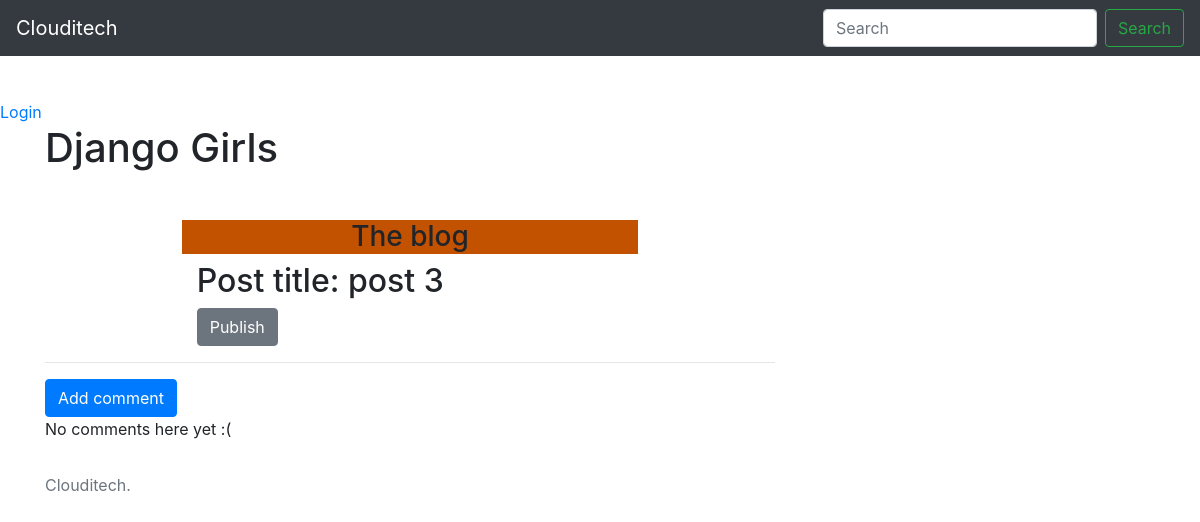
Before: /detail/31/ with the older database file.
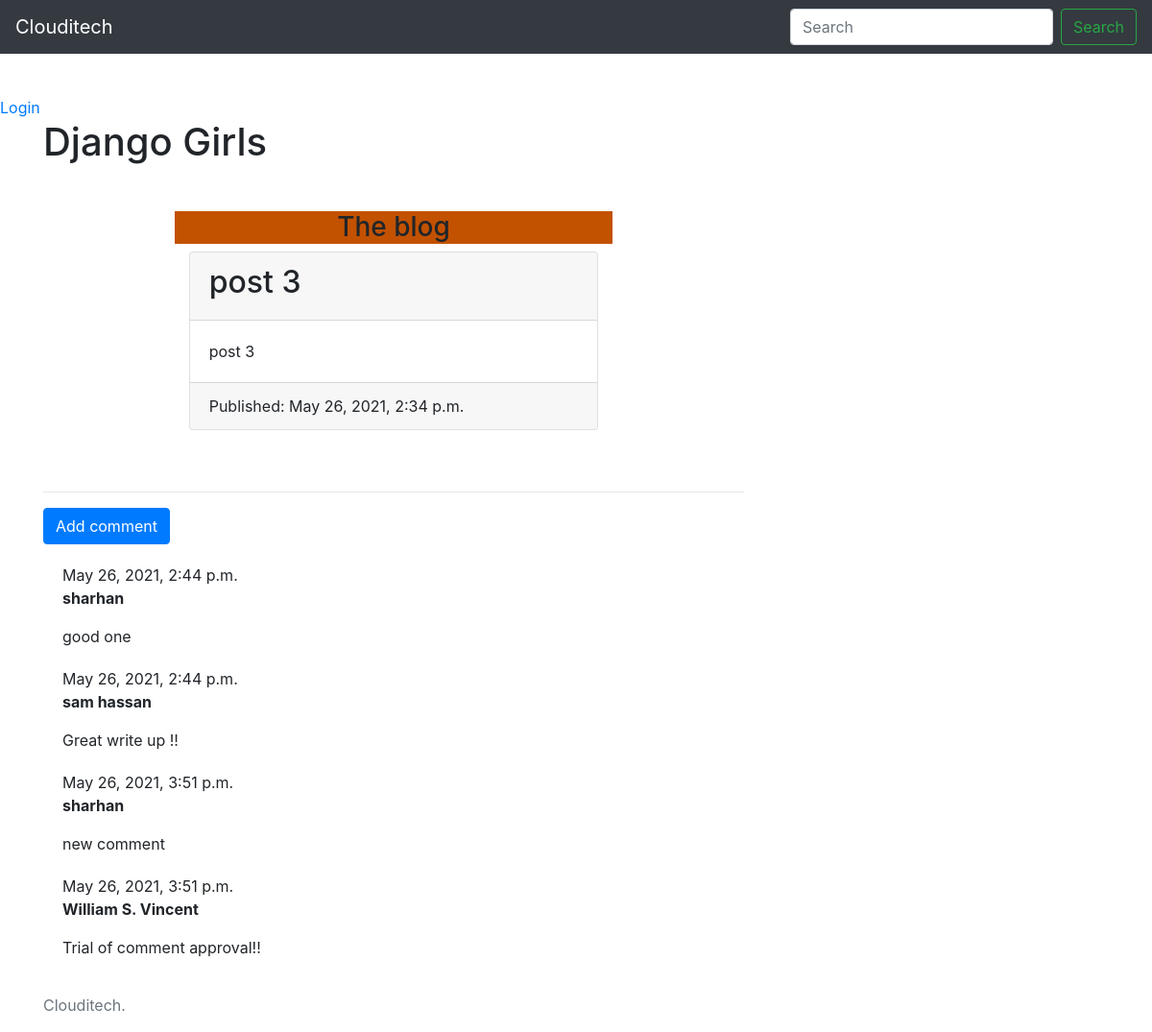
After: the same page with the newer database file.
### blog/models.py (models this page shows, shortened)
class Post(models.Model):
    author = models.ForeignKey(settings.AUTH_USER_MODEL, on_delete=models.CASCADE)
    title = models.CharField(max_length=200)
    text = models.TextField()
    created_date = models.DateTimeField(default=timezone.now())
    published_date = models.DateTimeField(blank=True, null=True)

class Comment(models.Model):
    post = models.ForeignKey(Post, on_delete=models.CASCADE, related_name='comments')
    author = models.CharField(max_length=255)
    text = models.TextField()
    created_date = models.DateTimeField(default=timezone.now())
    approved_comment = models.BooleanField(default=False)
    '''
    def save(self, *args, **kwargs):
        if not self.slug:
            self.slug = slugify(self.title)
        return super().save(*args, **kwargs)
    '''

### blog/views.py (the view)
# urls.py: path('detail/<int:pk>/', views.detail, name='detail'),
def detail(request, pk):
    post = get_object_or_404(Post, pk=pk)
    return render(request, 'blog/detail.html', {'post': post})

### blog/templates/blog/detail.html (shortened to what this page needs)
{% extends 'blog/base.html' %}
{% block content %}
    <h1>Django Girls</h1>
    <article>
        <div class="container mt-5">
            <div class="row">
                <div class="col-md-8 mx-auto">
                    <h3>The blog</h3>
                    <div class="container">
                        {% if post.published_date %}
                            <div class="card">
                                <div class="card-header"><h2>{{ post.title }}</h2></div>
                                <div class="card-body">{{ post.text|linebreaksbr }}</div>
                                <div class="card-footer">Published: {{ post.published_date }}</div>
                            </div><br><br>
                        {% else %}
                            <h2>Post title: {{ post.title }}</h2>
                            <a href="{% url 'blog:post_publish' pk=post.pk %}" class="btn btn-secondary">Publish</a>
                        {% endif %}
                    </div>
                </div>
            </div>
        </div>
    </article>
    <hr>
    <a class="btn btn-primary" href="{% url 'blog:add_comment_to_post' pk=post.pk %}">Add comment</a>
    {% for comment in post.comments.all %}
    {% if user.is_authenticated or comment.approved_comment %}
        <div class="comment">
            <div class="date">
                {{ comment.created_date }}
            </div>
            <strong>{{ comment.author }}</strong>
            <p>{{ comment.text|linebreaks }}</p>
        </div>
    {% endif %}
    {% empty %}
        <p>No comments here yet :(</p>
    {% endfor %}
{% endblock %}

### blog/templates/blog/base.html (shortened to what this page needs)
 {% load static %}
<!DOCTYPE html>
<html lang="en">
<head>
    <link rel="stylesheet" href="https://stackpath.bootstrapcdn.com/bootstrap/4.3.1/css/bootstrap.min.css">
    <link rel="stylesheet" href="{% static 'blog/css/blog.css' %}">
</head>
<body>
    {% include 'blog/navbar.html' %}
    <div class="page-header" style="margin-top: 100px;">
        {% if user.is_authenticated %}
            <a href="{% url 'blog:add' %}" class="top-menu"><span class="glyphicon glyphicon-plus">Add</span></a>
            <a href="{% url 'blog:post_draft_list' %}" class="top-menu"><span class="glyphicon glyphicon-edit">Edit</span></a>
            <p class="top-menu">Hello {{ user.username }} <small>(<a href="{% url 'logout' %}">Log out</a>)</small></p>
        {% else %}
            <a href="{% url 'login' %}" class="top-menu"><span class="glyphicon glyphicon-lock">Login</span></a>
        {% endif %}
    </div>
    <div class="content container">
        <div class="row">
            <div class="col-md-8">
            {% block content %}
            {% endblock %}
            </div>
        </div>
    </div>
    {% include 'blog/footer.html' %}
</body>
</html>

### blog/templates/blog/navbar.html (shortened to what this page needs)
{% block content %}
<nav class="navbar navbar-expand-md navbar-dark fixed-top bg-dark">
    <a class="navbar-brand" href="/">Clouditech</a>
    <div class="collapse navbar-collapse" id="navbarCollapse">
      <form class="form-inline mt-2 mt-md-0">
        <input class="form-control mr-sm-2" type="text" placeholder="Search" aria-label="Search">
        <button class="btn btn-outline-success my-2 my-sm-0" type="submit">Search</button>
      </form>
    </div>
  </nav>
  {% endblock %}

### blog/templates/blog/footer.html
{% block content %}
<footer class="footer mt-auto py-3">
    <div class="container">
      <span class="text-muted">Clouditech.</span>
    </div>
  </footer>
{% endblock %}

### blog/static/blog/css/blog.css (style rules this page uses)
h3 { background-color: #C25100; justify-content: center; display: flex; }
.comment { margin: 20px 0px 20px 20px; }

Changed rows visible on the page:
changed Post "post 3": text (not shown) → "post 3"; published_date (not shown) → "May 26, 2021, 2:34 p.m."
added Comment: created_date "May 26, 2021, 2:44 p.m.", author "sharhan", text "good one"
added Comment: created_date "May 26, 2021, 2:44 p.m.", author "sam hassan", text "Great write up !!"
added Comment: created_date "May 26, 2021, 3:51 p.m.", author "sharhan", text "new comment"
added Comment: created_date "May 26, 2021, 3:51 p.m.", author "William S. Vincent", text "Trial of comment approval!!"
Other visible differences:
text no longer shown: "Post title: Publish No comments here yet :("
text now shown: "Published:"
